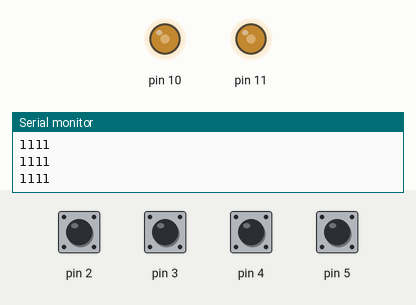
This sketch was run on a simulated Arduino Uno, built with avr-gcc and run on an emulated ATmega328P. On the bench: output pins drawn as LEDs (lit = HIGH), the last lines printed to the serial monitor. The inputs (shaded band) are chosen by the test bench; at power-on: pin 2–5 HIGH.

Above: at 1.2 s.
1.3 s: pin 3 pulled LOW for 0.15 s
At 1.38 s:
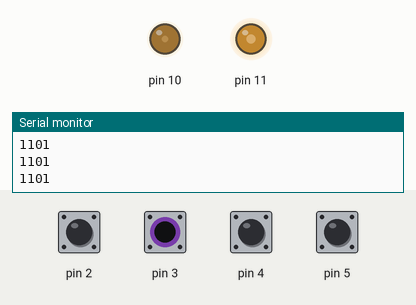
2.9 s: pin 4 pulled LOW for 0.15 s
At 2.98 s:
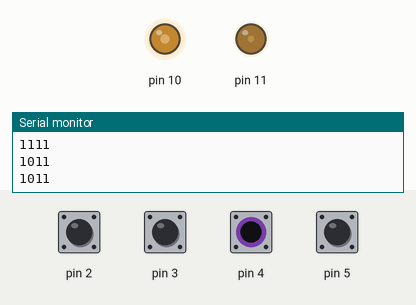
4.5 s: pin 3 driven LOW and pin 4 driven LOW
At 5.0 s:
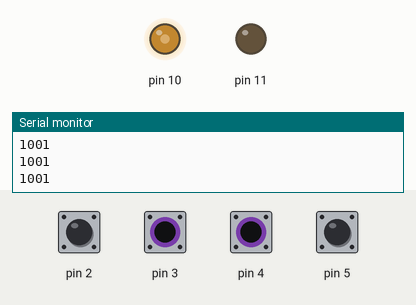
6.0 s: pin 2 pulled LOW for 0.15 s
At 6.08 s:
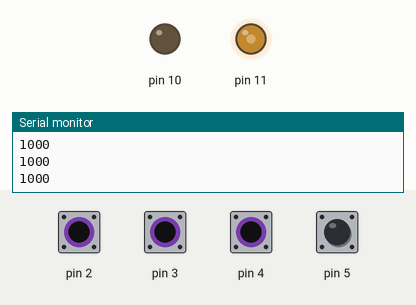
7.6 s: pin 3 driven HIGH
At 8.6 s:
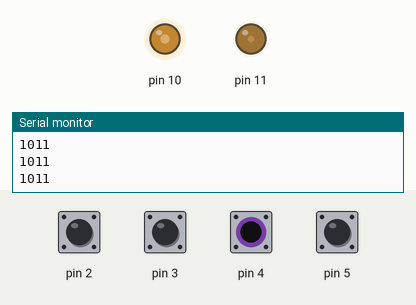
9.1 s: pin 3 driven LOW
At 9.9 s:
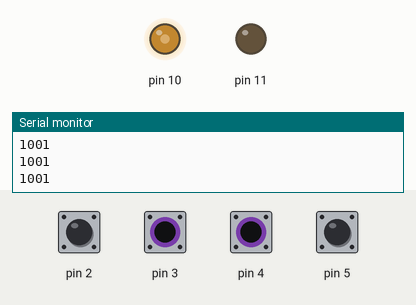
Timing chart, 0 to 11.6 s (numbered marks = the images above; inputs shaded):
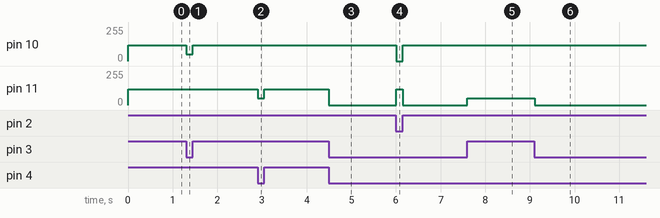

The sketch:

Robot2.ino
```cpp
void setup() {
    Serial.begin(9600);

    pinMode(2, INPUT_PULLUP);
    pinMode(3, INPUT_PULLUP);
    pinMode(4, INPUT_PULLUP);
    pinMode(5, INPUT_PULLUP);

    pinMode(10, OUTPUT);
    pinMode(11, OUTPUT);

}

void loop() {

      if ((digitalRead(3) == 1)&&(digitalRead(4)==1))
      {
          analogWrite(10,120);      // Left
          analogWrite(11,120);      // Right
      }
      else if ((digitalRead(3) == 1))
      {
          analogWrite(10,120);      // Left
          analogWrite(11,50);      // Right
      }
      else if ((digitalRead(4) == 1))
      {
          analogWrite(10,50);      // Left
          analogWrite(11,120);      // Right
      }

      else if ((digitalRead(2) == 1))
      {
          analogWrite(10,120);      // Left
          analogWrite(11,0);      // Right
      }
      else if ((digitalRead(5) == 1))
      {
          analogWrite(10,0);      // Left
          analogWrite(11,120);      // Right
      }
      Serial.print(digitalRead(5));
      Serial.print(digitalRead(4));
      Serial.print(digitalRead(3));
      Serial.println(digitalRead(2));
}
```

Measured:
- after the input at 1.3 s, pin 10: 120/255 → 50/255 at once, → 120/255 0.15 s later
- after the input at 2.9 s, pin 11: 120/255 → 50/255 at once, → 120/255 0.15 s later
- after the input at 4.5 s, pin 11: 120/255 → 0/255 at once
- after the input at 6.0 s, pin 10: 120/255 → 0/255 at once, → 120/255 0.15 s later; pin 11: 0/255 → 120/255 at once, → 0/255 0.15 s later
- after the input at 7.6 s, pin 11: 0/255 → 50/255 at once
- after the input at 9.1 s, pin 11: 50/255 → 0/255 at once
